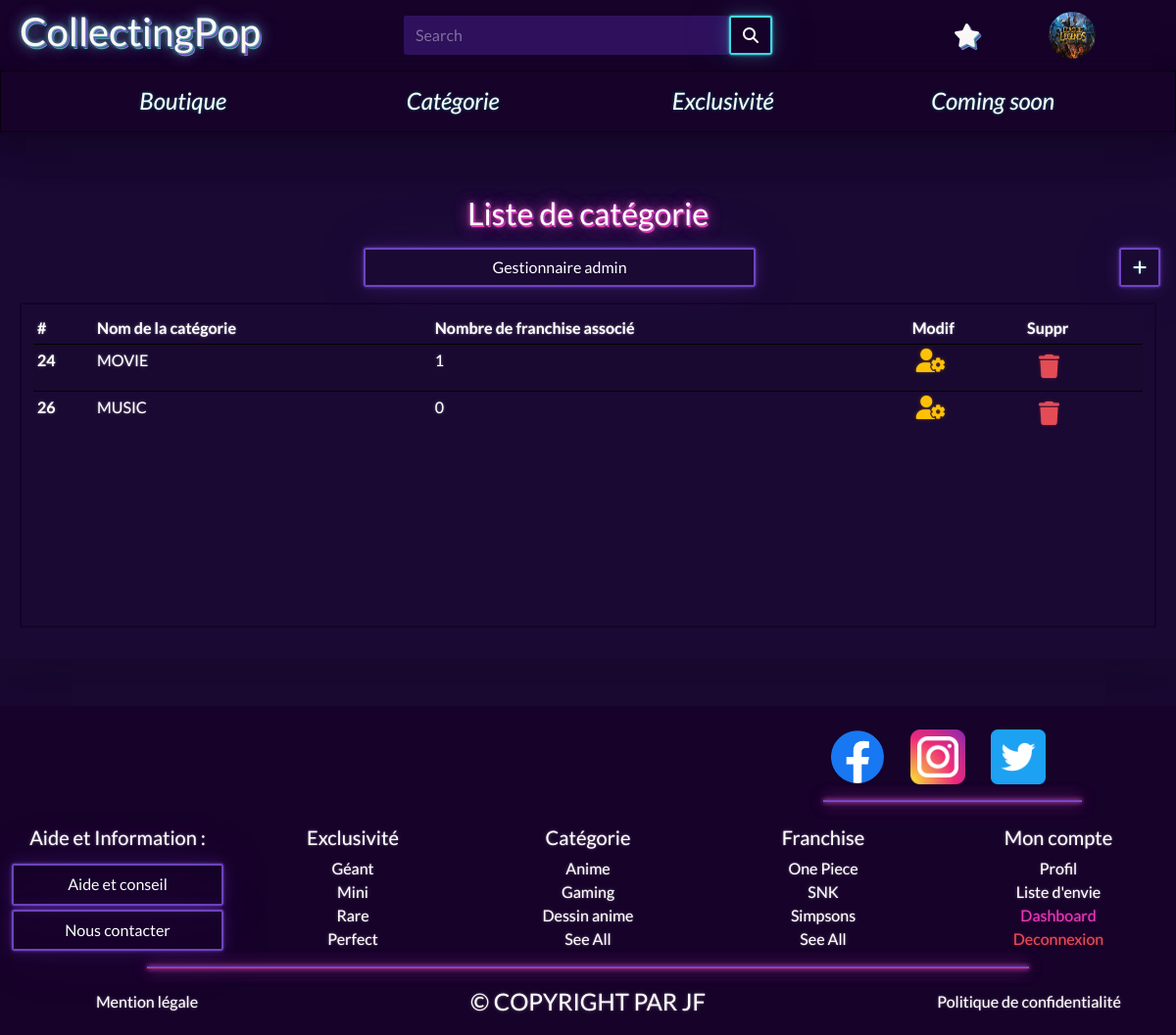
The app's page /admin/categoryList.php (signed in) with its own data.
### tables this page shows
CREATE TABLE `s4u3u_categories` (
  `id` int(11) NOT NULL AUTO_INCREMENT,
  `name` varchar(25) NOT NULL,
  PRIMARY KEY (`id`)
);

### models/database.php (called while the page is built)
<?php
class database
{
    private static $db = NULL;
    protected function __construct()
    {
        if (is_null(self::$db)) {
            try {
                self::$db = new PDO('mysql:host=localhost; dbname=collectingpop;charset=UTF8', 'root', 'Aled2525');
                self::$db->setAttribute(PDO::ATTR_ERRMODE, PDO::ERRMODE_EXCEPTION);
            } catch (Exception $error) {
                die($error->getMessage());
            }
        }
        return self::$db;
    }
}

### admin/controllers/categoryListController.php (called while the page is built, shortened)
<?php
$category = new category();
$categoryList = $category->getCategory();

### models/categoryModel.php (called while the page is built, shortened)
<?php
class category extends database
{
    protected $db;
    public function __construct()
    {
        $this->db = parent::__construct();
    }
    public function getCategory()
    {
        $query = 'SELECT c.id AS cID,c.name AS cName, count(b.name) AS bName
        FROM `s4u3u_categories` AS c
        LEFT JOIN `s4u3u_categorybrandslink` AS cbl
        ON c.id = cbl.id_categories
        LEFT JOIN `s4u3u_brands` AS b
        ON c.id = cbl.id_categories AND cbl.id_brands = b.id
        GROUP BY c.id;';
        $queryExecute = $this->db->query($query);
        return $queryExecute->fetchAll(PDO::FETCH_OBJ);
    }
}

### admin/categoryList.php (the view, shortened to what this page needs)
<?php
require_once '../models/database.php';
require_once '../models/categoryModel.php';
require_once 'controllers/categoryListController.php';
require_once '../include/header.php';
?>
<div class="container-fluid my-5 py-3 shadow-lg">
    <div class="row mb-3">
        <h2 class="text-center pagesTitles text-white ">Liste&nbsp;de&nbsp;catégorie</h2>
    </div>
    <div class="row">
        <?php require_once '../include/adminSidebar.php'; ?>
        <a href="admin_ajout_categorie" class="col-auto me-md-3 me-1 btn btn-outline-primary"><i class="fas fa-plus"></i></a>
    </div>
    <div class="row d-md-flex gap-md-3 mx-md-2 my-3">
        <div class="col-lg border border-2 border-dark pt-2">
            <div class="table-responsive tableSeeAll">
                <table class="table table-sm table-hover table-striped tableAdmin ">
                    <thead class="tableHeader">
                        <tr>
                            <th scope="col">#</th>
                            <th scope="col">Nom&nbsp;de&nbsp;la&nbsp;catégorie</th>
                            <th scope="col">Nombre&nbsp;de&nbsp;franchise&nbsp;associé</th>
                            <th scope="col">Modif</th>
                            <th scope="col">Suppr</th>
                        </tr>
                    </thead>
                    <tbody>
                        <?php foreach ($categoryList as $c) { ?>
                            <tr>
                                <th scope="row"><?= $c->cID; ?></th>
                                <td><?= $c->cName; ?></td>
                                <td><?= $c->bName; ?></td>
                                <td><a href="admin_modification_categorie_<?= $c->cID; ?>"><i class="fas fa-user-cog text-warning fs-4 ms-1"></i></a></td>
                                <td><button type="button" class="btn" data-bs-whatever="<?= $c->cID; ?>" data-bs-toggle="modal" data-bs-target="#deleteCategories"><i class="fas fa-trash text-danger fs-4"></i></button>
                                </td>
                            </tr>
                        <?php } ?>
                    </tbody>
                </table>
            </div>
        </div>
    </div>
</div>
<?php require_once '../include/footer.php'; ?>

### assets/css/style.css (style rules this page uses)
body { overflow-x: hidden; }
.pagesTitles { text-shadow: 0.5px 0.5px 0px #e840ba, 1px 1px 0px #6e41be, 1.5px 1.5px 0px #e840ba, 0px 0px 5px #e840ba, 0px 0px 10px #020402, 0px 0px 15px #e840ba, 0px 0px 5px #6e41be, 0px 0px 10px #020402, 0px 0px 15px #6e41be; margin: 0 !important; }
.tableAdmin tbody tr { border-top: 1px solid #020402; }
.tableSeeAll { height: 40vh; overflow-y: scroll; position: relative; }
.tableSeeAll thead { position: -webkit-sticky; position: sticky; top: 0; background-color: #1a0933; }

### records on screen
s4u3u_categories: id "24", name "MOVIE", bName "1"
s4u3u_categories: id "26", name "MUSIC", bName "0"
